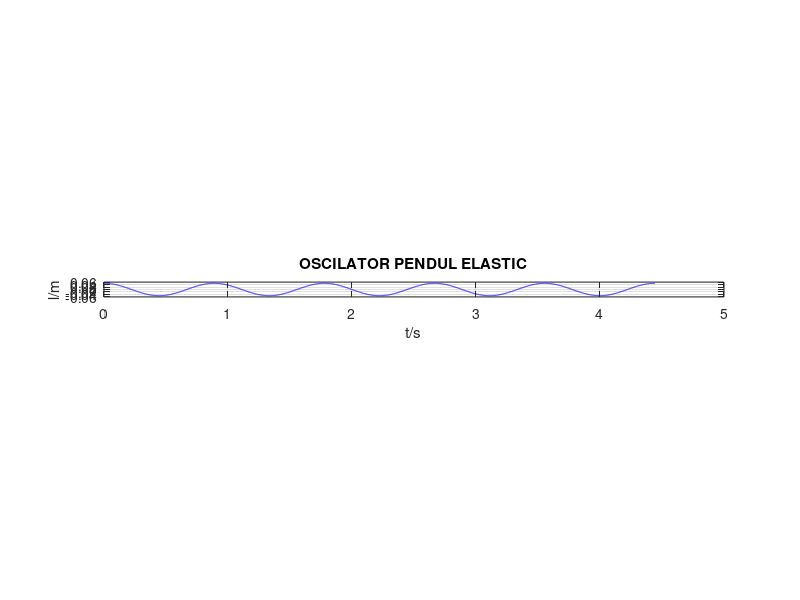
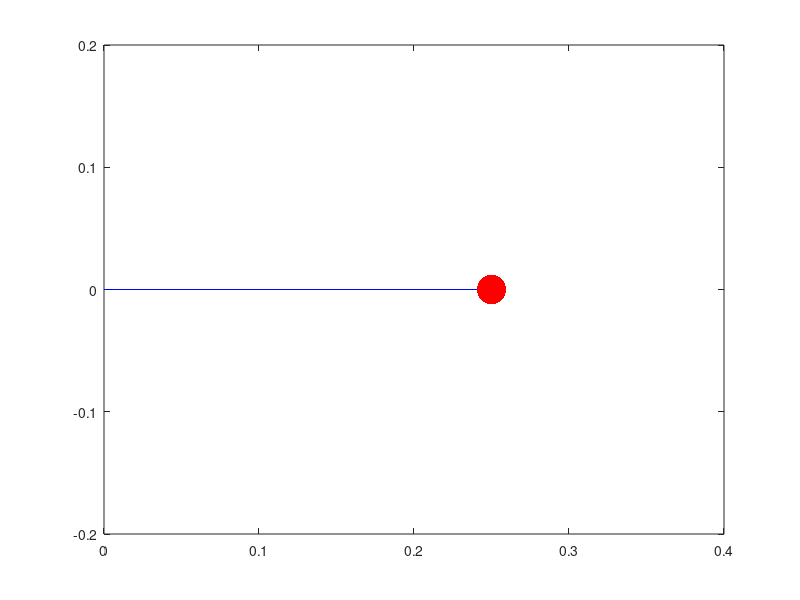

MATLAB code to generate these figures, in order:

%Oscilatia armonica a unui pendul elastic simplu
clc; clear; close all
m=2;    %masa (kg)
k=100;    %constanta elastica (N/m)
l0=0.2;    %lungimea resortului nedeformat (m)
N=10000;    %numarul de diviziuni
dl=zeros(1,N);    %alungirea resortului in fiecare moment
dl(1)=l0/4;    %alungirea initiala a resortului (m)
v0=0;    %viteza initiala (m/s)
T=2*pi*sqrt(m/k);    %perioada (s)
tf=5*T;    %timpul final - 5 oscilatii (s)
t=linspace(0,tf,N);    %N elemente echidistante
dt=t(2)-t(1);    %delta t (foarte mic)
dl(2)=dl(1);    %sunt egale, deoarece viteza initiala este 0
for i=2:N-1
    dl(i+1)=2*dl(i)-dl(i-1)-dt^2*(k/m*dl(i));    %pozitia corpului 
    % in fiecare moment de timp
end
%Design
figure(1);
plot(t,dl,'-b');
grid;
daspect([1,1,1]);
title('OSCILATOR PENDUL ELASTIC');
xlabel('t/s');
ylabel('l/m');
x=dl+l0;
xs=0;
figure(2);
tic;
simt=0;
while simt<=tf
    hold off;
    j=abs(t-simt)==min(abs(t-simt));
    plot([xs,x(j)],[0,0],'-b');
    hold on;
    plot(x(j),0,'.r','MarkerSize',50*m^(1/3));
    simt=toc;
    axis([0,2*l0,-l0,l0]);
    pause(1e-6);
end







